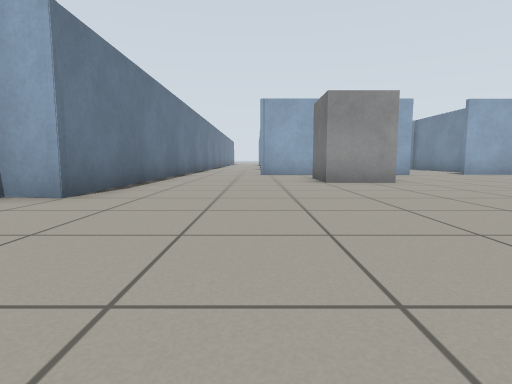
View 1 (above)

24 first-person views from a walk through a Gazebo world. The camera is 0.5 m above the floor, tilts 6° down and sees 80° across. The floor is counted in squares, 1 m on a side. Each view is taken from the middle of a square. On the plan, view 1 faces up. The plan holds only what a view shows up to about 9 squares ahead; the rest is blank. The place goes on beyond the plan.

View 2
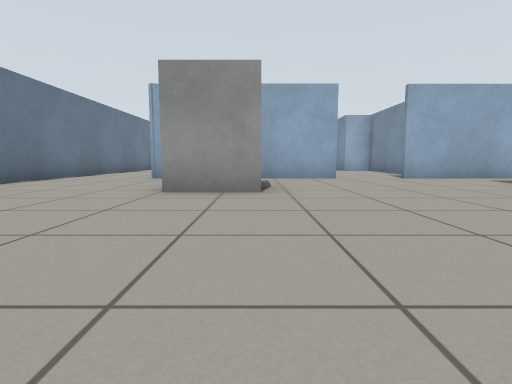

View 3
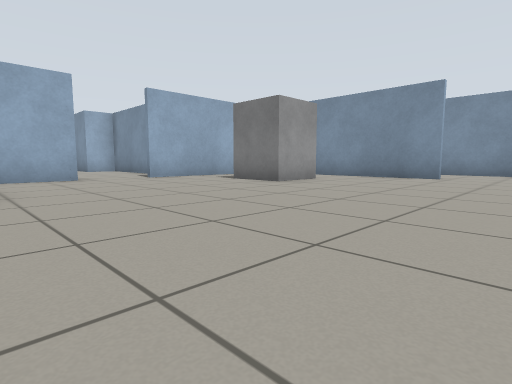

View 4
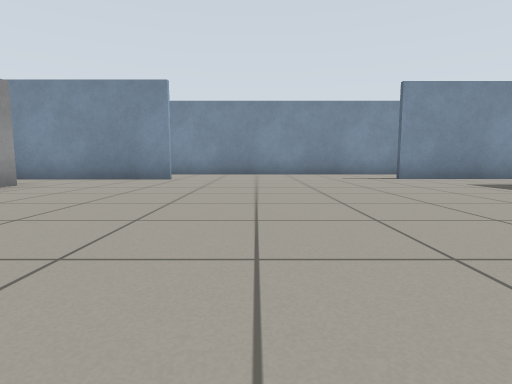

View 5
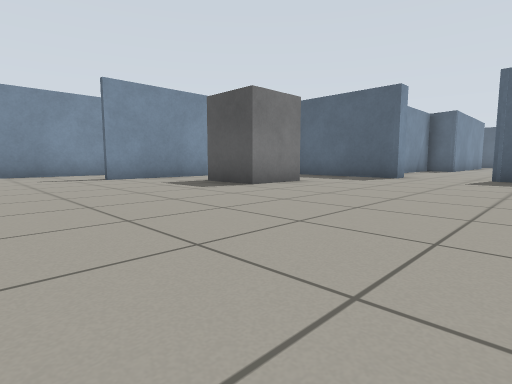

View 6
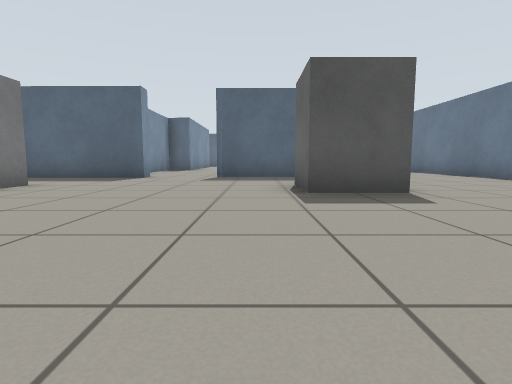

View 7
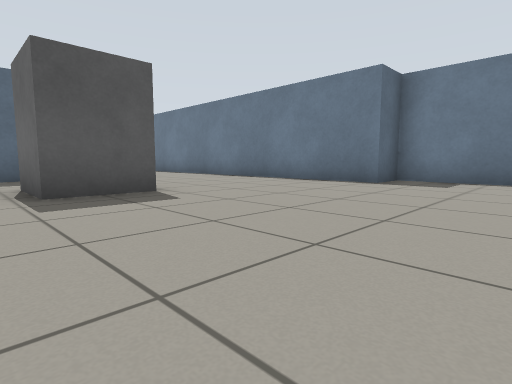

View 8
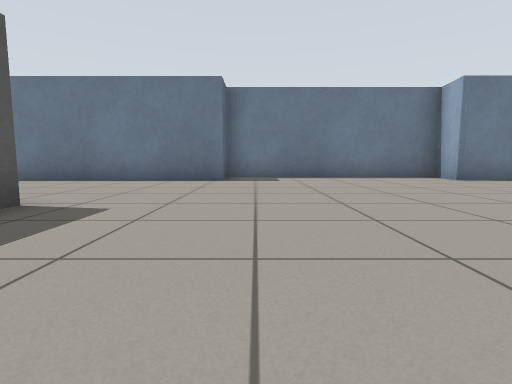

View 9
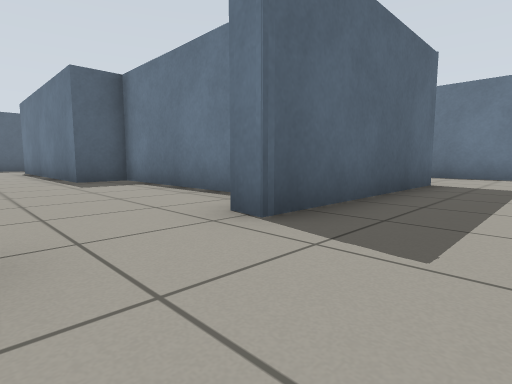

View 10
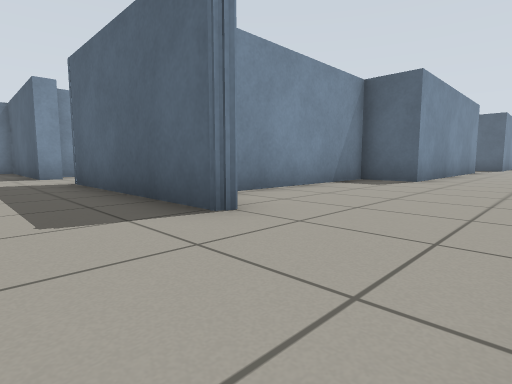

View 11
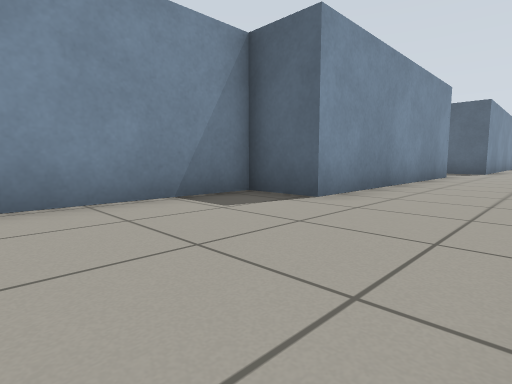

View 12
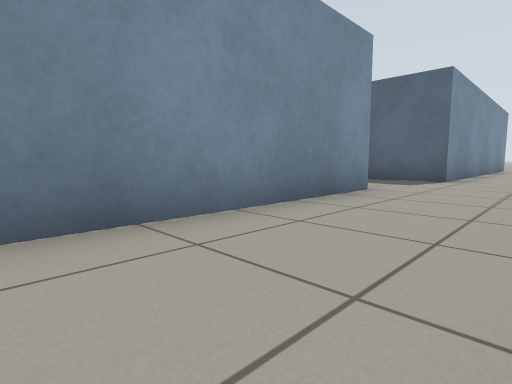

View 13
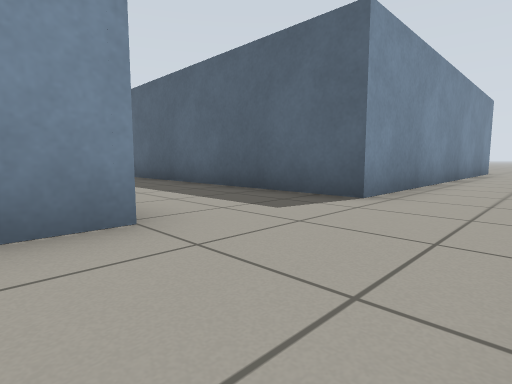

View 14
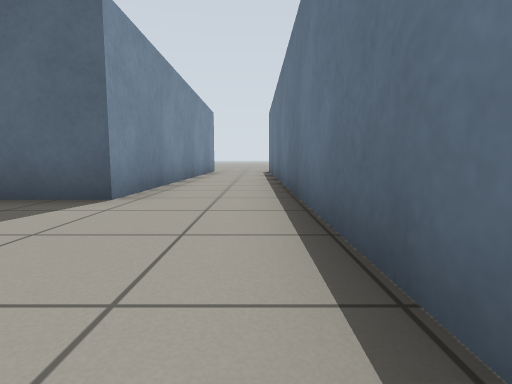

View 15
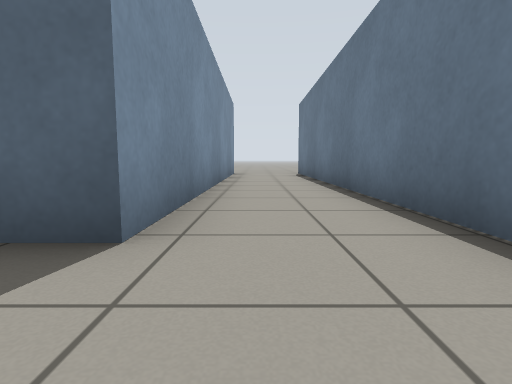

View 16
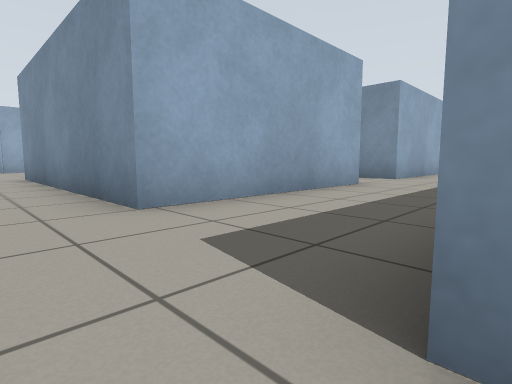

View 17
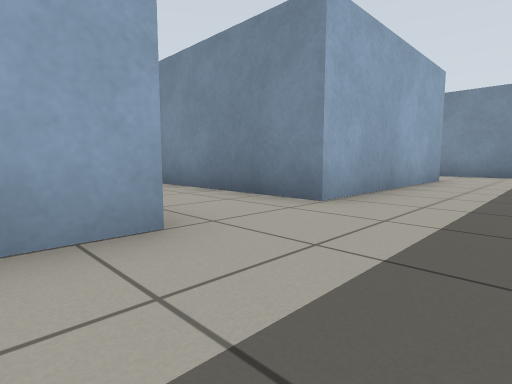

View 18
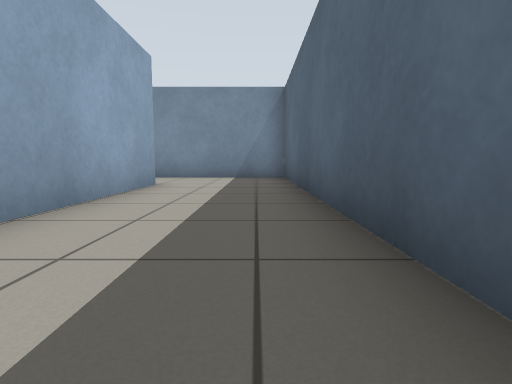

View 19
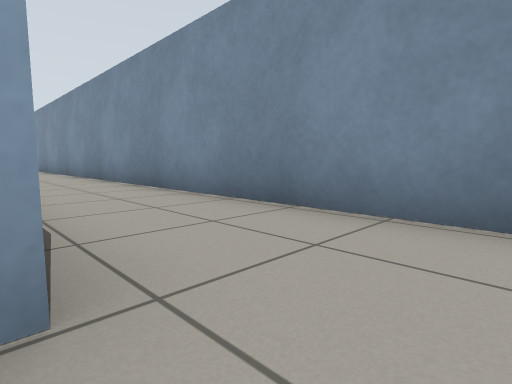

View 20
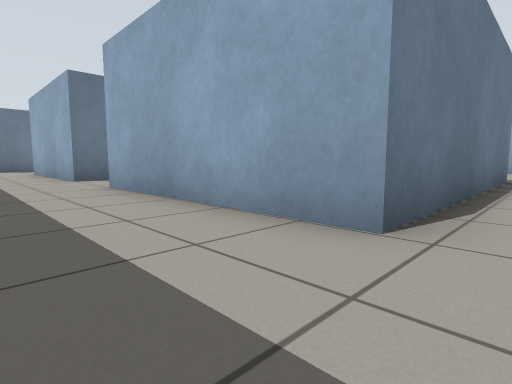

View 21
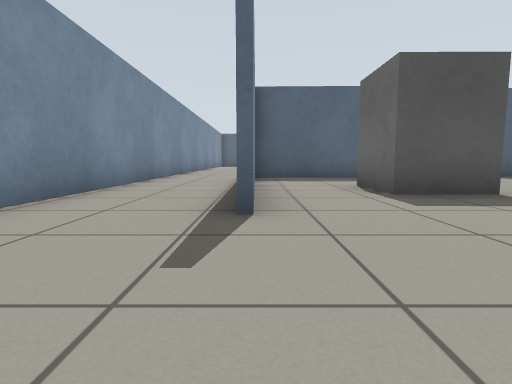

View 22
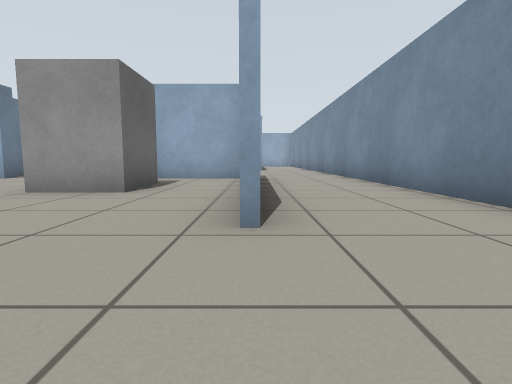

View 23
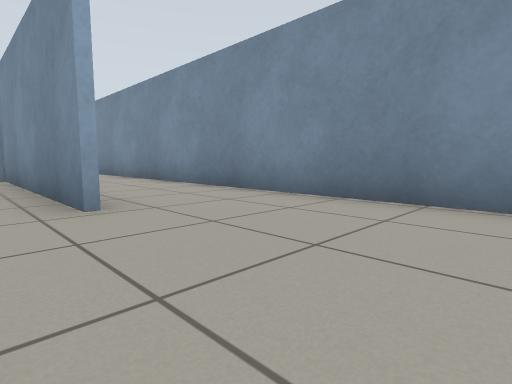

View 24
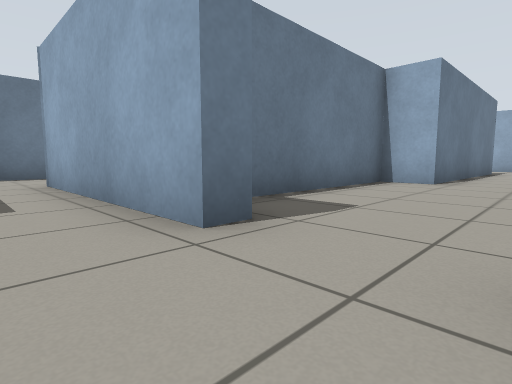

### Floor plan
Points are (right, up) in squares from view 1. A wall is a line through its corners. A room is listed if a view was taken in it or the views show most of it. See-through windows are left out.
Room 1 (views 1, 2, 3, 4, 5, 6, 7, 8, 9, 10, 11, 12, 13, 14, 15, 16, 17, 18, 19, 20, 21, 22, 23, 24)
walls: (5.2, -7.8) (5.2, -8.4); (7.2, -8.1) (7.2, -7.5) (12.1, -7.6); (11.9, -4.8) (11.9, -1.8); (0.2, -7.8) (5.1, -7.8) (5, -8.3); (4.1, -9.5) (4.1, -13.5) (5.2, -13.5) (5.2, -17); (11.9, 4.1) (11.9, 10.3) (7, 10.3); (5.2, 10.9) (5.2, 10.3) (0.1, 10.3); (14.7, -8.1) (14.7, 11.2); (12.2, -13.4) (12.2, -20) (7.2, -20) (7.2, -16); (-2.6, 11.3) (-2.6, 4) (-3.7, 4.1) (-3.7, -1.8) (-2.6, -1.8) (-2.6, -8.6); (5.2, -19.1) (5.2, -20) (0.3, -20) (0.3, -13.5) (1.7, -13.5) (1.7, -9.1); (-2.6, -19.6) (-2.6, -29.6); (5.2, 20.3) (5.2, 16) (4.1, 16) (4.1, 11.8); (-0.2, -29.5) (-0.2, -22.8) (14.7, -22.8) (14.7, -10.6)
objects: grey box (2, -5) to (3, -4); grey box (2, 7) to (3, 8); grey box (9, -5) to (10, -4); grey box (9, 7) to (10, 8)

Where each view was taken, in squares from view 1:
view 1: 0 up, 0 right, facing up
view 2: 2 up, 3 right, facing up
view 3: 2 up, 3 right, facing up-right
view 4: 2 up, 4 right, facing right
view 5: 1 up, 4 right, facing down-right
view 6: 1 up, 4 right, facing down
view 7: 1 up, 4 right, facing down-left
view 8: 1 down, 5 right, facing left
view 9: 6 down, 7 right, facing down-left
view 10: 6 down, 2 left, facing down-right
view 11: 10 down, 2 left, facing down-right
view 12: 15 down, 2 left, facing down-right
view 13: 19 down, 2 left, facing down-right
view 14: 19 down, 2 left, facing down
view 15: 21 down, 1 left, facing down
view 16: 23 down, 1 left, facing up-right
view 17: 22 down, 4 right, facing up-right
view 18: 22 down, 6 right, facing right
view 19: 21 down, 12 right, facing up-right
view 20: 22 down, 13 right, facing up-left
view 21: 1 up, 12 right, facing down
view 22: 2 up, 12 right, facing up
view 23: 1 up, 11 right, facing up-right
view 24: 9 up, 7 right, facing up-left
